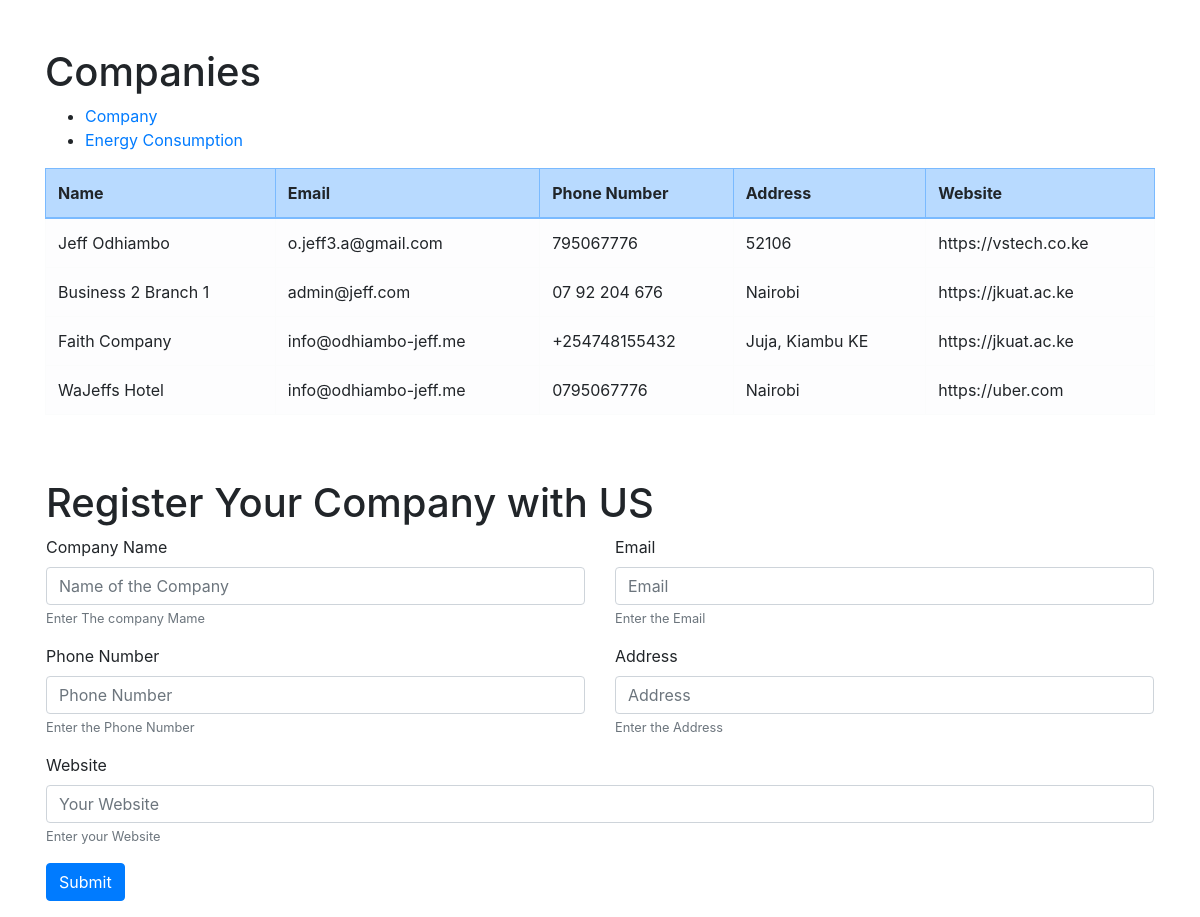
The page / on the database its author committed.
### core/models.py (models this page shows, shortened)
class Company(models.Model):
    name = models.CharField(max_length=120)
    email = models.EmailField(max_length=200)
    website = models.URLField()
    address =  models.CharField(max_length=200)
    phone_number = models.CharField(max_length=20)
    created = models.DateTimeField(auto_now_add=True)
    updated = models.DateTimeField(auto_now=True)

### core/views.py (the view, shortened to what this page needs)
# urls.py: path('', views.index, name='index'),
def index(request):
    context = {
        'companies': Company.objects.all()
    }
    return render(request, 'index.html', context)

### templates/index.html (shortened to what this page needs)
<!doctype html>
<html lang="en">
<head>
    <link rel="stylesheet" href="https://stackpath.bootstrapcdn.com/bootstrap/4.3.1/css/bootstrap.min.css"
>
</head>
<body>
    <div class="container my-5">
        <h1>Companies</h1>
        <ul>
            <li><a href="{% url 'index' %}">Company</a></li>
            <li><a href="{% url 'energy' %}">Energy Consumption</a></li>
        </ul>
        <table class="table table-primary table-bordered">
            <thead>
                <tr>
                    <th>Name</th>
                    <th>Email</th>
                    <th>Phone Number</th>
                    <th>Address</th>
                    <th>Website</th>
                </tr>
            </thead>
            <tbody class="table-light">
                {% if companies %}
                {% for company in companies %}
                <tr>
                    <td scope="row">{{ company.name }}</td>
                    <td>{{ company.email }}</td>
                    <td>{{ company.phone_number }}</td>
                    <td>{{ company.address }}</td>
                    <td>{{ company.website }}</td>
                </tr>
                {% endfor %}
                {% else %}
                <tr>No Company Found</tr>
                {% endif %}
            </tbody>
        </table>
    </div>
    <div class="container p-3">
        <h1>Register Your Company with US</h1>
        <form action="" method="post">
            <div class="row">
                <div class="form-group col-lg-6">
                    <label for="name">Company Name</label>
                    <input type="text" required class="form-control" name="name" id="name" aria-describedby="helpId"
                        placeholder="Name of the Company">
                    <small id="helpId" class="form-text text-muted">Enter The company Mame</small>
                </div>
                <div class="form-group col-lg-6">
                    <label for="email">Email</label>
                    <input type="email" required class="form-control" name="email" id="email" aria-describedby="helpId"
                        placeholder="Email">
                    <small id="helpId" class="form-text text-muted">Enter the Email</small>
                </div>
            </div>
            <div class="row">
                <div class="form-group col-lg-6">
                    <label for="phone_number">Phone Number</label>
                    <input type="text" required class="form-control" name="phone_number" id="phone_number"
                        aria-describedby="helpId" placeholder="Phone Number">
                    <small id="helpId" class="form-text text-muted">Enter the Phone Number</small>
                </div>
                <div class="form-group col-lg-6">
                    <label for="address">Address</label>
                    <input type="text" required class="form-control" name="address" id="address"
                        aria-describedby="helpId" placeholder="Address">
                    <small id="helpId" class="form-text text-muted">Enter the Address</small>
                </div>
            </div>
            <div class="form-group">
                <label for="website">Website</label>
                <input type="text" class="form-control" required name="website" id="website" aria-describedby="helpId"
                    placeholder="Your Website">
                <small id="helpId" class="form-text text-muted">Enter your Website</small>
            </div>
            <button type="submit" class="btn btn-primary">Submit</button>
        </form>
    </div>
</body>
</html>

### rows shown on the page
Company: name "Jeff Odhiambo", email "o.jeff3.a@gmail.com", phone_number "795067776", address "52106", website "https://vstech.co.ke"
Company: name "Business 2 Branch 1", email "admin@jeff.com", phone_number "07 92 204 676", address "Nairobi", website "https://jkuat.ac.ke"
Company: name "Faith Company", email "info@odhiambo-jeff.me", phone_number "+254748155432", address "Juja, Kiambu KE", website "https://jkuat.ac.ke"
Company: name "WaJeffs Hotel", email "info@odhiambo-jeff.me", phone_number "0795067776", address "Nairobi", website "https://uber.com"
